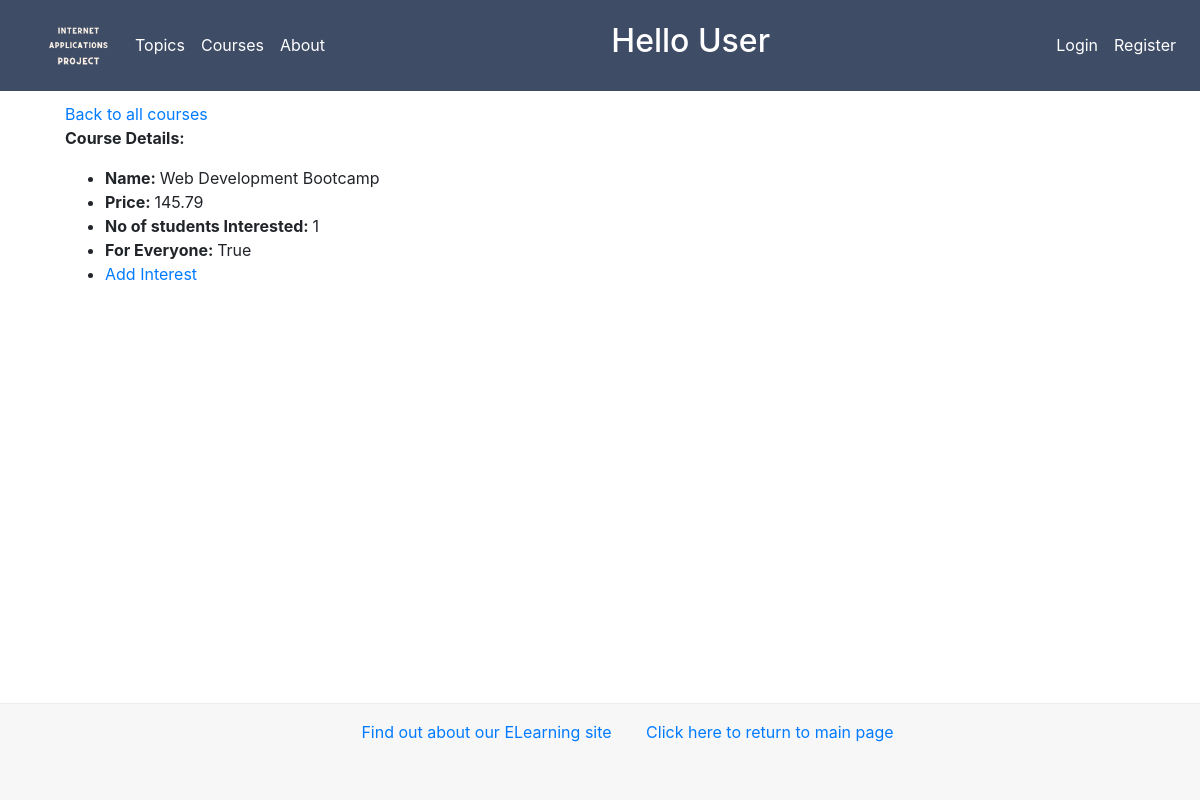
The app's page /myapp/courses/1/ with its own data.
### newdjangoProject/models.py (models this page shows, shortened)
class Course(models.Model):
    topic = models.ForeignKey(
        Topic, related_name='courses', on_delete=models.CASCADE)
    name = models.CharField(max_length=200)
    price = models.DecimalField(
        max_digits=10, decimal_places=2, validators=[validate_price])
    for_everyone = models.BooleanField(default=True)
    description = models.TextField(max_length=300, null=True, blank=True)
    interested = models.PositiveIntegerField(default=0)
    stages = models.PositiveIntegerField(default=3)

### newdjangoProject/views.py (the view)
# urls.py: path(r'courses/<int:course_no>/', views.coursedetail, name='coursedetail'),
def coursedetail(request, course_no):
    course = get_object_or_404(Course, id=course_no)
    context = {'course': course}
    return render(request, 'newdjangoProject/coursedetail.html', context)

### newdjangoProject/templates/newdjangoProject/coursedetail.html
{% extends 'newdjangoProject/base.html' %}
{% block body_block %}
    <a href="{% url 'courses' %}">Back to all courses</a>
    <p><b>Course Details:</b></p>
    <ul>
        <li>
            <b>Name: </b>{{ course.name}}
        </li>
        <li>
            <b>Price: </b>{{ course.price }}
        </li>
        <li>
            <b>No of students Interested: </b>{{ course.interested }}
        </li>
        <li>
            <b>For Everyone: </b>{{ course.for_everyone }}
        </li>
        <li>
            <a href="{% url 'add_interest' course.id %}">Add Interest</a>
        </li>
    </ul>
{% endblock %}

### records on screen
Course: name "Web Development Bootcamp", price "145.79", interested "1", for_everyone "True"
